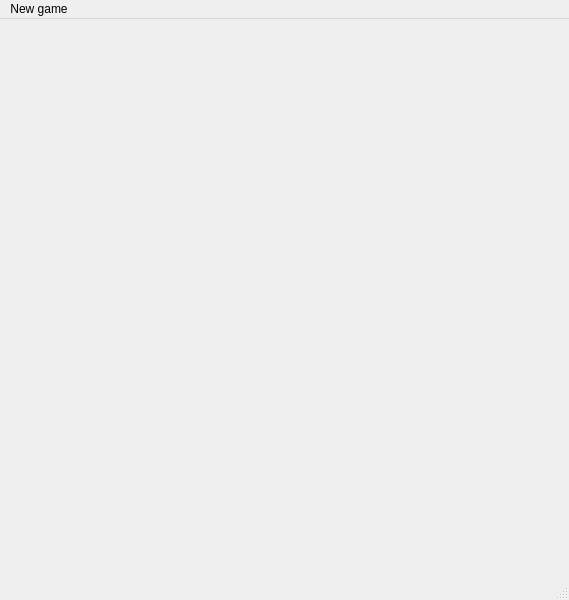
<?xml version="1.0" encoding="UTF-8"?>
<ui version="4.0">
 <class>MainWindow</class>
 <widget class="QMainWindow" name="MainWindow">
  <property name="geometry">
   <rect>
    <x>0</x>
    <y>0</y>
    <width>569</width>
    <height>600</height>
   </rect>
  </property>
  <property name="sizePolicy">
   <sizepolicy hsizetype="Preferred" vsizetype="Preferred">
    <horstretch>0</horstretch>
    <verstretch>0</verstretch>
   </sizepolicy>
  </property>
  <property name="windowTitle">
   <string>Minesweeper</string>
  </property>
  <widget class="QWidget" name="centralwidget">
   <property name="sizePolicy">
    <sizepolicy hsizetype="Preferred" vsizetype="Preferred">
     <horstretch>0</horstretch>
     <verstretch>0</verstretch>
    </sizepolicy>
   </property>
   <widget class="QWidget" name="verticalLayoutWidget">
    <property name="geometry">
     <rect>
      <x>9</x>
      <y>9</y>
      <width>551</width>
      <height>521</height>
     </rect>
    </property>
    <layout class="QVBoxLayout" name="main_layout">
     <property name="sizeConstraint">
      <enum>QLayout::SetFixedSize</enum>
     </property>
    </layout>
   </widget>
  </widget>
  <widget class="QStatusBar" name="statusbar"/>
  <widget class="QMenuBar" name="menubar">
   <property name="geometry">
    <rect>
     <x>0</x>
     <y>0</y>
     <width>569</width>
     <height>26</height>
    </rect>
   </property>
   <property name="sizePolicy">
    <sizepolicy hsizetype="Preferred" vsizetype="Preferred">
     <horstretch>0</horstretch>
     <verstretch>0</verstretch>
    </sizepolicy>
   </property>
   <widget class="QMenu" name="new_game">
    <property name="title">
     <string>New game</string>
    </property>
    <addaction name="new_game_easy"/>
    <addaction name="new_game_medium"/>
    <addaction name="new_game_difficult"/>
    <addaction name="new_game_custom"/>
   </widget>
   <addaction name="new_game"/>
  </widget>
  <action name="action_new_game">
   <property name="text">
    <string>Start new game</string>
   </property>
  </action>
  <action name="new_game_easy">
   <property name="text">
    <string>Easy (9x9, 10 mines)</string>
   </property>
  </action>
  <action name="new_game_medium">
   <property name="text">
    <string>Medium (16x16, 40 mines)</string>
   </property>
  </action>
  <action name="new_game_difficult">
   <property name="text">
    <string>Difficult (30x16, 99 mines)</string>
   </property>
  </action>
  <action name="new_game_custom">
   <property name="text">
    <string>Custom</string>
   </property>
  </action>
 </widget>
 <resources/>
 <connections/>
</ui>
